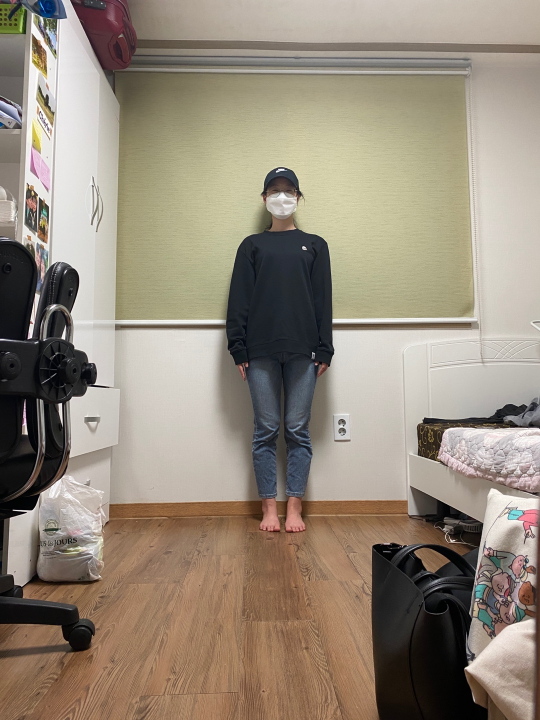
#> input picture calibration_server/calibration_test/testfile.jpg, 1080 x 1440 px (shown at 1/2 size); its folder holds only this picture in this run
$ python -i calibration_resize.py   (imports and definitions only)
#> lines starting #> are read from the running program, lines starting #| are printed output that depends on the picture
import numpy as np
import cv2
import glob
from PIL import Image


def image_resize(img_path):
#> called with img_path = 'calibration_test/testfile.jpg'
    img=Image.open(img_path)
#> img is the input picture: PIL image 1080x1440 RGB; mean R, G, B 149.6, 138.2, 123.1
    (img_h,img_w)=img.size
#> img_h = 1080; img_w = 1440
    unit=img_w/3
#> unit = 480
    grid=(0,0,img_h,unit)
#> grid = (0, 0, 1080, 480)
    cropped_img1=img.crop(grid)
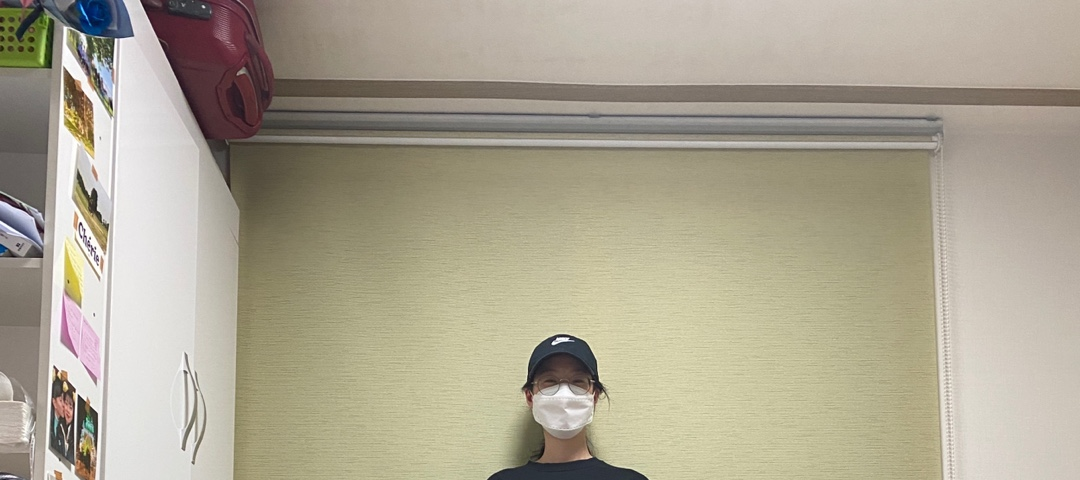
#> cropped_img1: PIL image 1080x480 RGB; mean R, G, B 172.4, 165.5, 146.8
    cropped_img1.save('calibration_test/testfile_crop1.jpg')
    grid=(0,unit,img_h,unit*2)
#> grid = (0, 480, 1080, 960)
    cropped_img2=img.crop(grid)
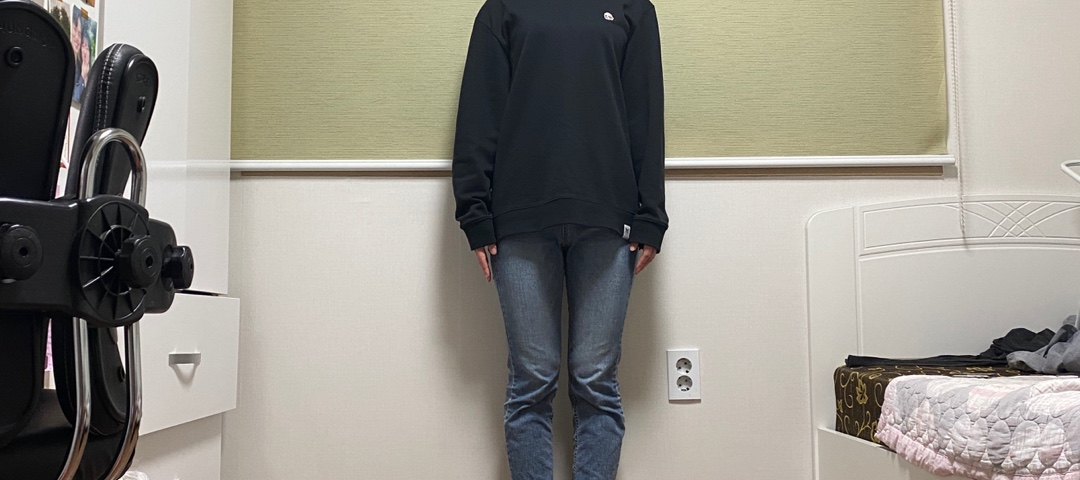
#> cropped_img2: PIL image 1080x480 RGB; mean R, G, B 146.6, 143.2, 134.5
    cropped_img2.save('calibration_test/testfile_crop2.jpg')
    grid=(0,unit*2,img_h,unit*3)
#> grid = (0, 960, 1080, 1440)
    cropped_img3=img.crop(grid)
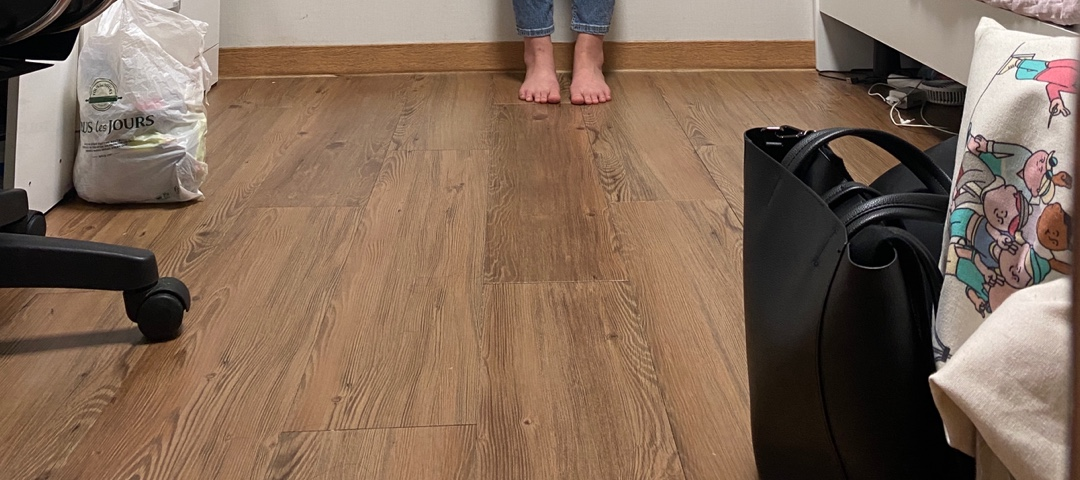
#> cropped_img3: PIL image 1080x480 RGB; mean R, G, B 129.7, 105.9, 88
    cropped_img3.save('calibration_test/testfile_crop3.jpg')
    img=cv2.imread("calibration_test/testfile_crop1.jpg")
#> img: shape (480, 1080, 3)
    img1=cv2.resize(img, None,None,1,0.8,interpolation=cv2.INTER_AREA)
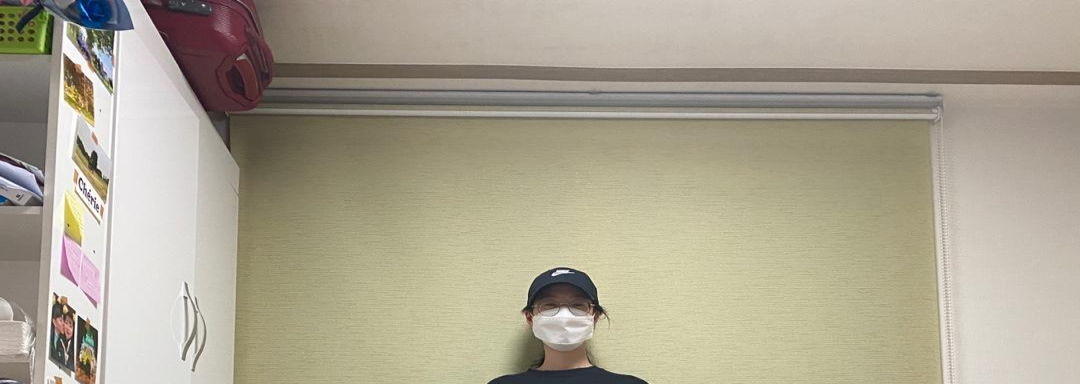
#> img1: shape (384, 1080, 3); mean B, G, R 146.8, 165.5, 172.5
    cv2.imwrite('calibration_test/testfile_crop1.jpg', img1)
    img=cv2.imread("calibration_test/testfile_crop2.jpg")
    img2=cv2.resize(img, None,None,1,1,interpolation=cv2.INTER_AREA)
    cv2.imwrite('calibration_test/testfile_crop2.jpg', img2)
    img=cv2.imread("calibration_test/testfile_crop3.jpg")
    img3=cv2.resize(img, None,None,1,0.8,interpolation=cv2.INTER_AREA)
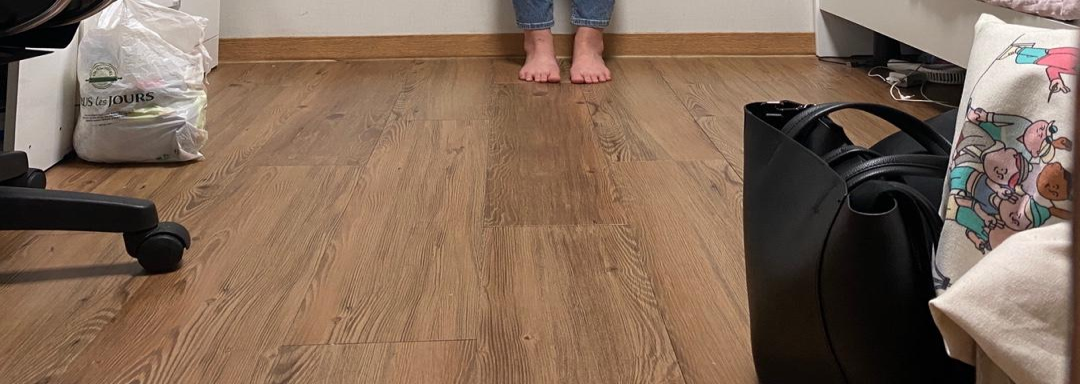
#> img3: shape (384, 1080, 3); mean B, G, R 88.1, 105.9, 129.7
    cv2.imwrite('calibration_test/testfile_crop3.jpg', img3)
    addv=np.vstack((img1,img2))
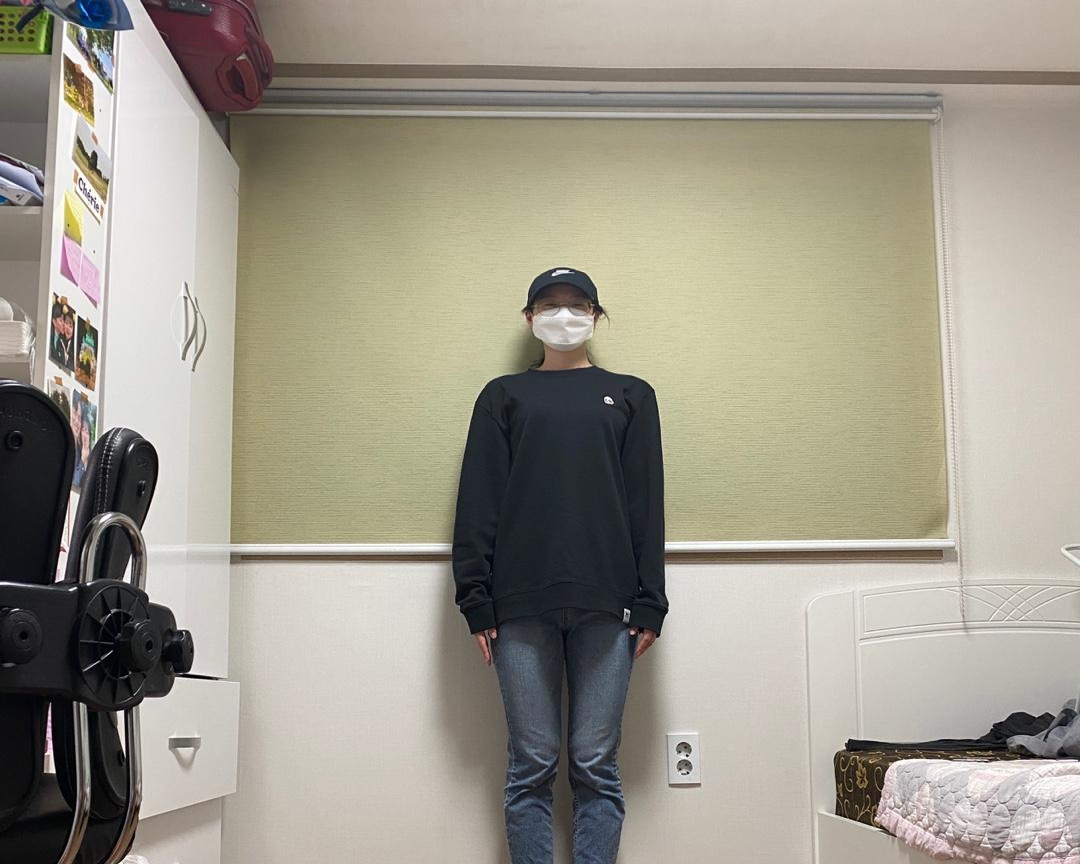
#> addv: shape (864, 1080, 3); mean B, G, R 140.1, 153.1, 158.1
    addv=np.vstack((addv,img3))
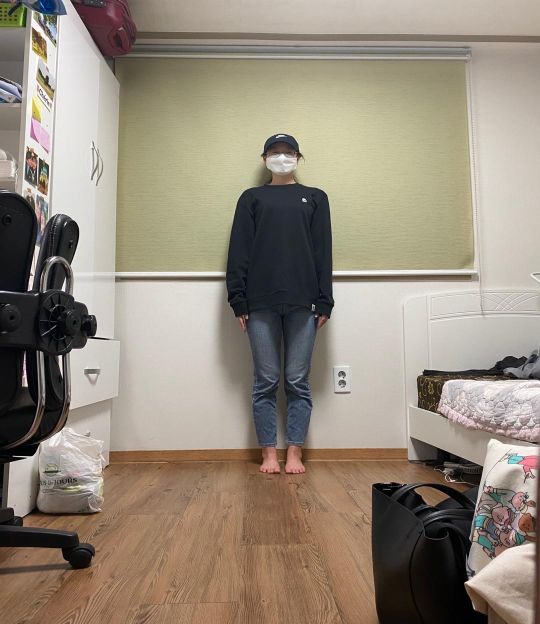
#> addv: shape (1248, 1080, 3) (shown at 1/2 size); mean B, G, R 124.1, 138.5, 149.4
    cv2.imwrite('calibration_test/testfile_resize.jpg', addv)
    #K = np.load("calibration_chess/result/savemtx.npy")  # 저장되어 있는 mtx 파일 불러오기
    #dist = np.load("calibration_chess/result/savedist.npy")  # 저장되어 있는 dist 파일 불러오기
    """
    image = cv2.imread('calibration_test/testfile_resize.jpg')  # 보정할 사진파일
    images = glob.glob('calibration_test/testfile_resize.jpg')  # 보정할 사진파일

    for fname in images:
        img = cv2.imread(fname)
        h, w = img.shape[:2]

        # undistort
        #newcamera, roi = cv2.getOptimalNewCameraMatrix(K, dist, (w, h), 0)
        #newimg = cv2.undistort(img, K, dist, None, newcamera)

        # save image
        newfname = fname + '_undis.png'
        # cv2.imwrite('./calibration_test/CalibResult/undis_result.jpg', newimg)
        #cv2.imwrite(newfname, newimg)
        cv2.imwrite(newfname, img)
        """

>>> result = image_resize('calibration_test/testfile.jpg')
